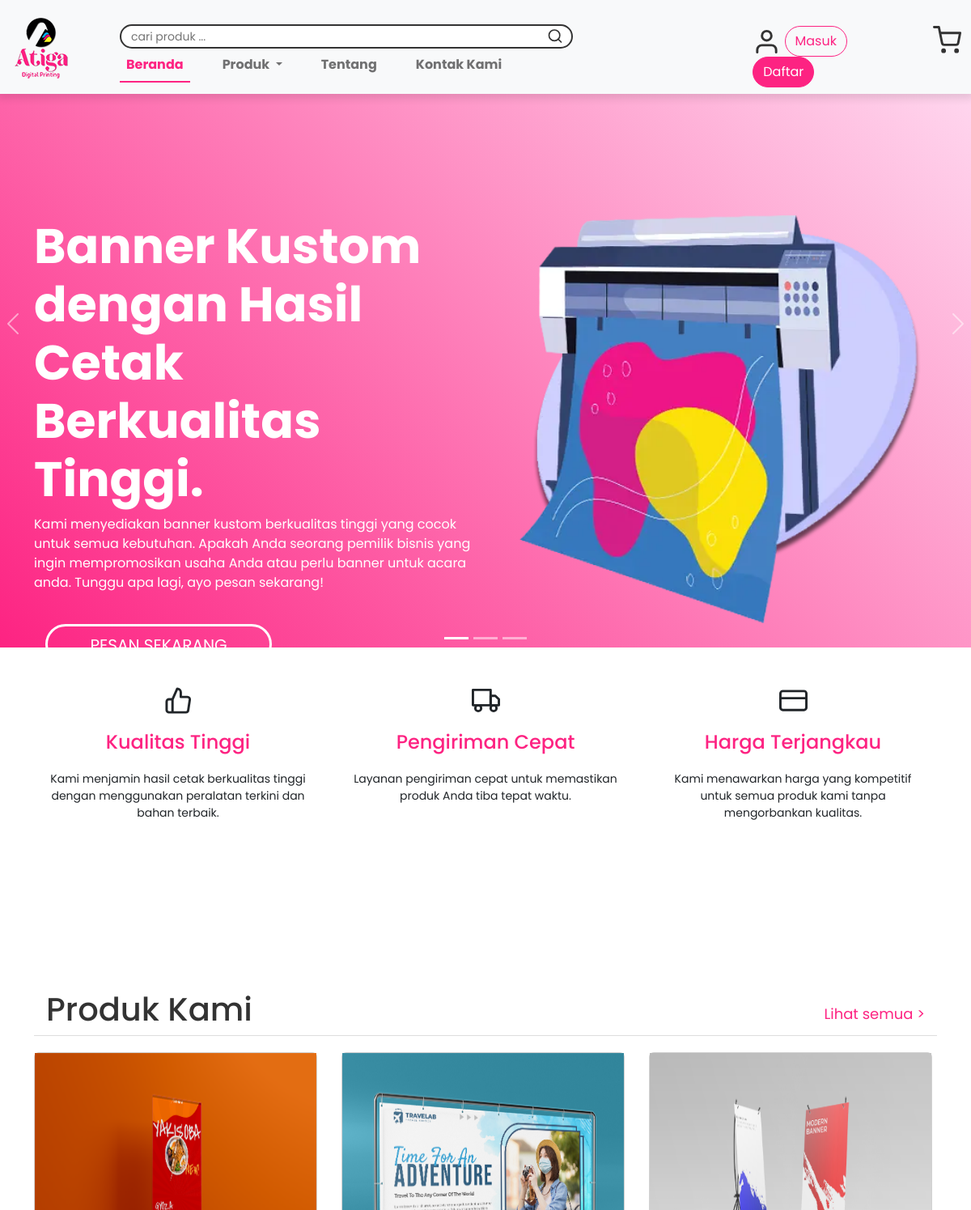
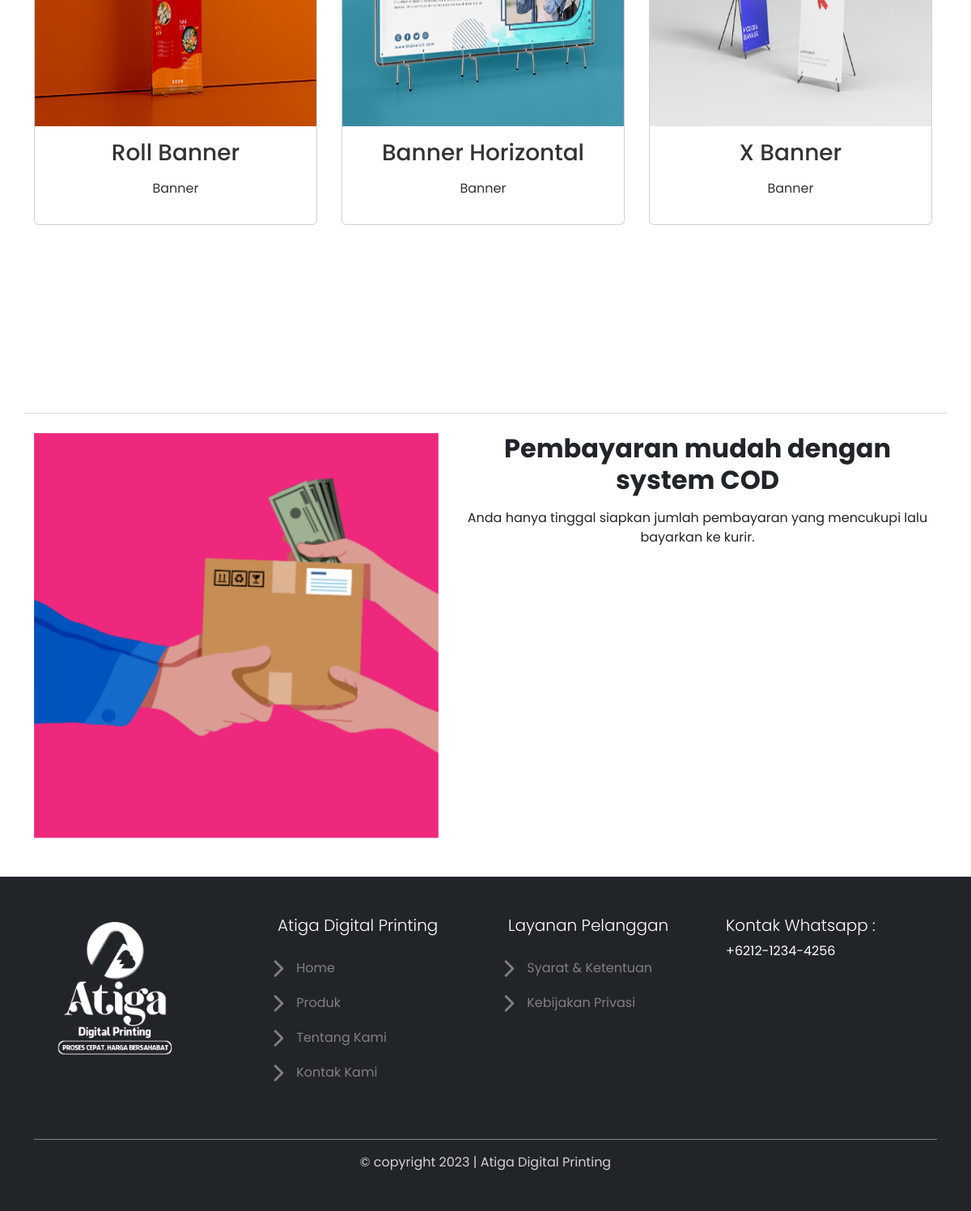
The page / on the database its author committed (2 pictures, top to bottom).
### tables this page shows
CREATE TABLE `products` (
  `product_id` int(5) NOT NULL,
  `product_name` varchar(50) NOT NULL,
  `description` text NOT NULL,
  `image` varchar(255) NOT NULL,
  `category_id` int(3) NOT NULL
);

CREATE TABLE `categories` (
  `category_id` int(5) NOT NULL,
  `category_name` varchar(25) NOT NULL
);

### includes/function.php (called while the page is built, shortened)
<?php
function base_url()
{
    return "http://localhost/atiga/";
}
function getProductByCategory($conn, $cat)
{
    $queryProduct = mysqli_query($conn, "SELECT a.*, b.category_name AS category_name FROM products a JOIN categories b ON a.category_id = b.category_id WHERE b.category_name = '$cat'");
    return $queryProduct;
}

### index.php (the view, shortened to what this page needs)
<?php
require "includes/config.php";
require "includes/function.php";
?>
<!DOCTYPE html>
<html lang="id">
<head>
    <link rel="stylesheet" href="<?= base_url() ?>assets/bootstrap/css/bootstrap.min.css">
    <link rel="stylesheet" href="<?= base_url() ?>assets/css/style.css">
</head>
<body>
    <?php include 'includes/navbar.php'; ?>
    <section class="banner vh-100">
        <div class="content h-100">
            <div id="MyCarousel" class="carousel slide h-100 carousel-hero" data-bs-ride="carousel">
                <div class="carousel-indicators mb-0">
                    <button type="button" data-bs-target="#MyCarousel" data-bs-slide-to="0" class="active" aria-current="true" aria-label="Slide 1"></button>
                    <button type="button" data-bs-target="#MyCarousel" data-bs-slide-to="1" aria-label="Slide 2"></button>
                    <button type="button" data-bs-target="#MyCarousel" data-bs-slide-to="2" aria-label="Slide 3"></button>
                </div>
                <div class="carousel-inner">
                    <div class="carousel-item active">
                        <div class="container">
                            <div class="row">
                                <div class="col-lg-6 py-5 left-slide">
                                    <h1>Banner Kustom dengan Hasil Cetak Berkualitas Tinggi.</h1>
                                    <p>Kami menyediakan banner kustom berkualitas tinggi yang cocok untuk semua kebutuhan. Apakah Anda seorang pemilik bisnis yang ingin mempromosikan usaha Anda atau perlu banner untuk acara anda. Tunggu apa lagi, ayo pesan sekarang!</p>
                                    <div class="banner-btn mt-5">
                                        <a href="<?= base_url() ?>product-page?kategori=Banner">Pesan Sekarang</a>
                                    </div>
                                </div>
                                <div class="col-lg-6 d-flex justify-content-center right-slide">
                                    <img src="<?= base_url() ?>assets/img/illust/illust3.webp">
                                </div>
                            </div>
                        </div>
                    </div>
                </div>
                <button class="carousel-control-prev justify-content-start" type="button" data-bs-target="#MyCarousel" data-bs-slide="prev">
                    <span class="carousel-control-prev-icon" aria-hidden="true"></span>
                </button>
                <button class="carousel-control-next justify-content-end" type="button" data-bs-target="#MyCarousel" data-bs-slide="next">
                    <span class="carousel-control-next-icon" aria-hidden="true"></span>
                </button>
            </div>
        </div>
    </section>
    <section class="info h-100">
        <div class="container text-center pt-5">
            <div class="row">
                <div class="col-lg-4 px-4">
                    <i data-feather="thumbs-up"></i>
                    <h4>Kualitas Tinggi</h4>
                    <p>Kami menjamin hasil cetak berkualitas tinggi dengan menggunakan peralatan terkini dan bahan terbaik.</p>
                </div>
                <div class="col-lg-4 px-4">
                    <i data-feather="truck"></i>
                    <h4>Pengiriman Cepat</h4>
                    <p>Layanan pengiriman cepat untuk memastikan produk Anda tiba tepat waktu.</p>
                </div>
                <div class="col-lg-4 px-4">
                    <i data-feather="credit-card"></i>
                    <h4>Harga Terjangkau</h4>
                    <p>Kami menawarkan harga yang kompetitif untuk semua produk kami tanpa mengorbankan kualitas.</p>
                </div>
            </div>
        </div>
    </section>
    <section class="product h-100">
        <div class="container text-center mt-5 pb-2">
            <div class="title d-flex justify-content-between">
                <h1>Produk Kami</h1>
                <span class="pt-3"><a href="<?= base_url() ?>product-page">Lihat semua ></a></span>
            </div>
            <div class="row">
                <?php
                $dataProduct = getProductByCategory($conn, "Banner");
                foreach ($dataProduct as $data) { ?>
                    <div class="col-lg-4 col-md-12 mb-4 right-slide">
                        <div class="card">
                            <div class="card-image">
                                <img src="<?= base_url() ?>assets/img/product-images/<?php echo $data['image']; ?>" class="w-100" />
                            </div>
                            <div class="card-body">
                                <a href="<?= base_url() ?>product-detail?name=<?php echo urlencode($data['product_name']); ?>">
                                    <h3 class="card-title mb-3"><?php echo $data['product_name']; ?></h3>
                                </a>
                                <a href="<?= base_url() ?>product-page?kategori=<?php echo $data['category_name']; ?>">
                                    <p><?php echo $data['category_name']; ?></p>
                                </a>
                            </div>
                        </div>
                    </div>
                <?php } ?>
            </div>
        </div>
    </section>
    <div class="mt-3 mb-5 text-center">
        <div class="container pt-4" style="border-top: 1px solid #ddd;">
            <div class="d-flex">
                <img src="<?= base_url() ?>assets/img/illust/cod.png" alt="cod" style="width: 500px; height: 500px;" class="cod left-slide">
                <div class="desc-cod ms-4">
                    <h2 class="fw-bold mb-3">Pembayaran mudah dengan system COD</h2>
                    <p>Anda hanya tinggal siapkan jumlah pembayaran yang mencukupi lalu bayarkan ke kurir.</p>
                </div>
            </div>
        </div>
    </div>
    <?php
    include 'includes/footer.php';
    ?>
</body>
</html>

### assets/css/style.css (style rules this page uses)
:root { --primary: #fd2382; --secondary: #0691d2; --third: #feef22; --darkpink: #dc1b6f; --darkblue: #036fa1; }
* { padding: 0; margin: 0; }
body { font-family: 'Poppins', sans-serif; overflow-x: hidden; }
.left-slide { animation: leftSlide 2s ease 0s 1 normal forwards; }
.right-slide { animation: rightSlide 2s ease 0s 1 normal forwards; }
.feather { width: 35px; height: 35px; }
.banner { width: 100%; background-image: linear-gradient(45deg, var(--primary), #ffe1f5); }
.banner .carousel-hero { padding-top: 220px; }
.banner .container { position: relative; display: flex; justify-content: center; color: #fff; padding-bottom: 50px; }
.banner .container h1 { font-size: 60px; font-weight: 700; }
.banner .banner-btn { position: absolute; transform: translate(5%, -50%); }
.banner .banner-btn a { display: block; width: 280px; height: 50px; line-height: 46px; text-decoration: none; text-align: center; border-radius: 50px; border: 3px solid #fff; color: #fff; font-size: 20px; position: relative; overflow: hidden; background: transparent; text-transform: uppercase; transition: all .35s; }
.banner .banner-btn a:before, .banner .banner-btn a:after { position: absolute; content: ""; width: 100%; height: 100%; top: -100%; left: 0; background: #fff; z-index: -1; transition: all .35s; }
.banner .banner-btn a:before { opacity: .5; }
.info .container { font-size: 14px; }
.info .container h4 { color: var(--primary); margin: 20px 0; }
.product { padding-top: 9rem; }
.product .container { margin-bottom: 200px; }
.product .title { margin-bottom: 20px; padding: 0 15px; color: #333; border-bottom: 1px solid #ddd; }
.product .title a { text-decoration: none; color: var(--primary); font-size: 18px; }
.product .card { width: 350px; transition: all 0.3s; }
.product .card-image img { height: 350px; }
.product .card .card-body a { color: #333; text-decoration: none; transition: all 0.3s; }

### rows shown on the page
products: image (picture), product_name "Roll Banner", category.category_name "Banner"
products: image (picture), product_name "Banner Horizontal", category.category_name "Banner"
products: image (picture), product_name "X Banner", category.category_name "Banner"
